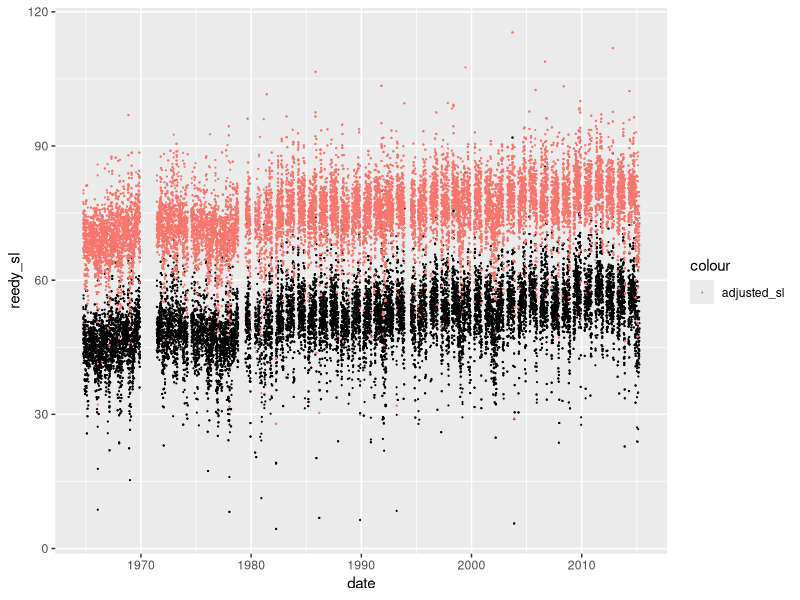

Generate this figure with R: (Note: this script raises an error after producing the figure.)
library(data.table)
library(dplyr)
library(caret)
library(ggplot2)


################################################################################################################################################
################################################################################################################################################
### DATA PREPARATION
################################################################################################################################################
################################################################################################################################################

AVG_YRLY_RISE = 23.5/51

df = fread('../data/processed/training_data.csv')
df = df[!is.na(df$mean_sc),]
df = df[!is.na(df$reedy_sl),]
df$date = as.Date(df$date)


df <- df %>% filter(location != 'reedy') %>%
            mutate(inflow = inflow/0.0283168,
                      above_1000 = ifelse(mean_sc > 1120, 1, 0),
                    year = year(date),
                    month = month(date),
                    half = ifelse(month <= 6, 1,2),
                   adjusted_sl := reedy_sl + 23.5,
                   years_to_2060 = 2015 - year,
                   ratio = reedy_sl / inflow,
                   rise_ratio = adjusted_sl / inflow)
                  

df = as.data.table(df)



#che_bfb[, adjusted_sl := (reedy_sl- 49.229 + 2.79 + 23.5)]
#che_bfb[, reedy_sl := (reedy_sl- 49.229)]

#che_bfb[, assumed_sl_rise := (51-years_to_2060)*AVG_YRLY_RISE]
#che_bfb[, bad_sc := ifelse(above_1000 == 1, 0, -1000)]
#che_bfb[, ratio := 10000*reedy_sl / inflow]
#che_bfb[, ratio2 := 10000*adjusted_sl / inflow]

# thresholds obtained via summary stats
df[, inflow_type := ifelse(inflow < 3810, 'low_flow', 
                                ifelse( (inflow < 8305 & inflow >= 3810), 'med_flow', 'high_flow'))]
df[, very_low_flow := ifelse(inflow_type == 'low_flow', 1, 0)]
df[, low_flow := ifelse(inflow_type == 'med_flow', 1, 0)]
df[, high_flow := ifelse(inflow_type == 'high_flow', 1, 0)]
#che_bfb = che_bfb[inflow > 1 & ratio > -500]

# visualize adjusted sea levels
ggplot(df, aes(x = date, y = reedy_sl))+
  geom_point(size = .1)+
  geom_point(aes(y = adjusted_sl, color = 'adjusted_sl'), size = .1)

agged_df <- df[, c('inflow', 'mean_sc', 'reedy_sl', 'above_1000', 'location',
                          'year', 'half', 'ratio', 'very_low_flow', 'low_flow', 'high_flow')] %>%
  group_by(year, half, location) %>%
  summarise(bad_sc_days = sum(above_1000),
            high_flow = sum(high_flow),
            low_flow = sum(low_flow),
            very_low_flow = sum(very_low_flow),
            avg_ratio = mean(ratio),
            max_ratio = max(ratio),
            min_ratio = min(ratio),
            problem_year_10 = ifelse(bad_sc_days >= 10, 'salty', 'fresh'),
            problem_year_20 = ifelse(bad_sc_days >= 20, 'salty', 'fresh'))


scale_df$year = agged_df$year
scale_df$half = agged_df$half
scale_df$location = agged_df$location
scale_df$problem_year_10 = agged_df$problem_year_10  
scale_df$problem_year_20 = agged_df$problem_year_20  

scale_df$problem_year_10 = as.factor(scale_df$problem_year_10)
scale_df$problem_year_20 = as.factor(scale_df$problem_year_20)


# my tuneGrid object:
tgrid <- expand.grid(
  mtry = c(1,2,3,4,5,6),
  splitrule = c("gini"),
  min.node.size = c(1, 2,3,4)
)



indices = sort(sample(nrow(scale_df), nrow(scale_df)*.75))
train<-scale_df[indices,]
test<-scale_df[-indices,]


model_caret_10 <- train(problem_year_10 ~ high_flow + low_flow  + very_low_flow+ avg_ratio+
                       max_ratio + min_ratio,
                     data = train,
                     method = "ranger",
                     trControl = trainControl(method="cv", number = 5, verboseIter = T, classProbs = T),
                     tuneGrid = tgrid,
                     importance = 'impurity' #permutation
)


model_caret_20 <- train(problem_year_20 ~ high_flow + low_flow  + very_low_flow+ avg_ratio+
                          max_ratio + min_ratio,
                        data = train,
                        method = "ranger",
                        trControl = trainControl(method="cv", number = 5, verboseIter = T, classProbs = T),
                        tuneGrid = tgrid,
                        importance = 'impurity' #permutation
)

plot(varImp(model_caret_10))
plot(varImp(model_caret_20))

# TEST MODELS ON HOLDOUT DATA

test_second_half = as.data.table(test %>% filter(half == 2))

#BFB CTRL 10: 11 fresh predictions, 100% accuracy
probsTest <- predict(model_caret_10, test_second_half %>% filter(location == 'del_bfb'), type = "prob")
threshold <- 0.4
bfb_ctrl_10  <- factor( ifelse(probsTest[, "salty"] > threshold, "salty", "fresh") )
table(bfb_ctrl_10)
confusionMatrix(bfb_ctrl_10, test_second_half[location == 'del_bfb']$problem_year_10)

#CHESTER CTRL 10: 7 fresh, 4 salty, 100% accuracy
probsTest <- predict(model_caret_10, test_second_half %>% filter(location == 'schu_chester'), type = "prob")
threshold <- 0.4
chester_ctrl_10  <- factor( ifelse(probsTest[, "salty"] > threshold, "salty", "fresh") )
table(chester_ctrl_10)
confusionMatrix(chester_ctrl_10, test_second_half[location == 'schu_chester']$problem_year_10)


#PHASE 3: BFB CTRL 20: 11 fresh predictions, 100% accuracy
probsTest <- predict(model_caret_20, test_second_half %>% filter(location == 'del_bfb'), type = "prob")
threshold <- 0.4
bfb_ctrl_20  <- factor( ifelse(probsTest[, "salty"] > threshold, "salty", "fresh") )
table(bfb_ctrl_20)
confusionMatrix(bfb_ctrl_20, test_second_half[location == 'del_bfb']$problem_year_20)



#PHASE 4: CHESTER CTR 20: 9 fresh, 2 salty,; 90% accuracy
probsTest <- predict(model_caret_20, test_second_half %>% filter(location == 'schu_chester'), type = "prob")
threshold <- 0.4
chester_ctrl_20  <- factor( ifelse(probsTest[, "salty"] > threshold, "salty", "fresh") )
table(chester_ctrl_20)
confusionMatrix(chester_ctrl_20, test_second_half[location == 'schu_chester']$problem_year_20)



# ADJUST DATA TO INCLUDE SL RISE



agged_df2 <- as.data.table(df[, c('inflow', 'mean_sc', 'adjusted_sl', 'above_1000', 'location',
                           'year', 'half', 'rise_ratio', 'very_low_flow', 'low_flow', 'high_flow')] %>%
  group_by(year, half, location) %>%
  summarise(bad_sc_days = sum(above_1000),
            high_flow = sum(high_flow),
            low_flow = sum(low_flow),
            very_low_flow = sum(very_low_flow),
            avg_ratio = mean(rise_ratio),
            max_ratio = max(rise_ratio),
            min_ratio = min(rise_ratio)))

agged_df2[, problem_year_10 := ifelse(bad_sc_days >= 10, 'salty', 'fresh')]
agged_df2[, problem_year_20 := ifelse(bad_sc_days >= 20, 'salty', 'fresh')]

# normalize data

normalized_avg_ratio <- approx(agged_df$avg_ratio, scale_df$avg_ratio, agged_df2$avg_ratio)$y
normalized_min_ratio <- approx(agged_df$min_ratio, scale_df$min_ratio, agged_df2$min_ratio)$y
normalized_max_ratio <- approx(agged_df$max_ratio, scale_df$max_ratio, agged_df2$max_ratio)$y


scale_df2 = scale_df
scale_df2$avg_ratio = normalized_avg_ratio
scale_df2$max_ratio = normalized_max_ratio
scale_df2$min_ratio = normalized_min_ratio





# use the same rows of data for re-testing the models predictions using the revised data
test2 <- agged_df2[-indices,]

test_second_half2 = as.data.table(test2 %>% filter(half == 2))

# COMPARE MODEL OUTPUT USING UNADJUSTED DATA (WHICH HAD HIGH ACCURACY)
# TO MODEL OUTPUT USING ADJUSTED DATA (WHICH HAS TO REAL VALIDATION TO USE)

#BFB VAR 10: 11 fresh predictions BECOMES 11 fresh predictions -> no change 
probsTest <- predict(model_caret_10, test_second_half2 %>% filter(location == 'del_bfb'), type = "prob")
threshold <- 0.4
bfb_var_10  <- factor( ifelse(probsTest[, "salty"] > threshold, "salty", "fresh") )
table(bfb_var_10)


#CHESTER VAR 10: 7 fresh, 4 salty BECOMES  3 fresh, 13 salty -> 44% increase in number of years with 10+ salty days
probsTest <- predict(model_caret_10, test_second_half2 %>% filter(location == 'schu_chester'), type = "prob")
threshold <- 0.4
chester_var_10  <- factor( ifelse(probsTest[, "salty"] > threshold, "salty", "fresh") )
table(chester_var_10)


#PHASE 3: BFB CTRL 20: 10 fresh predictions BECOMES 10 fresh predictions -> no change 
probsTest <- predict(model_caret_20, test_second_half2 %>% filter(location == 'del_bfb'), type = "prob")
threshold <- 0.4
bfb_var_20  <- factor( ifelse(probsTest[, "salty"] > threshold, "salty", "fresh") )
table(bfb_var_20)


#PHASE 4: CHESTER CTR 20: 5 fresh, 11 salty; 69% accuracy BECOMES 4 fresh years 12 salty years -> 10% increase in number of years with 20 or more salty days
probsTest <- predict(model_caret_20, test_second_half2 %>% filter(location == 'schu_chester'), type = "prob")
threshold <- 0.4
chester_var_20  <- factor( ifelse(probsTest[, "salty"] > threshold, "salty", "fresh") )
table(chester_var_20)









